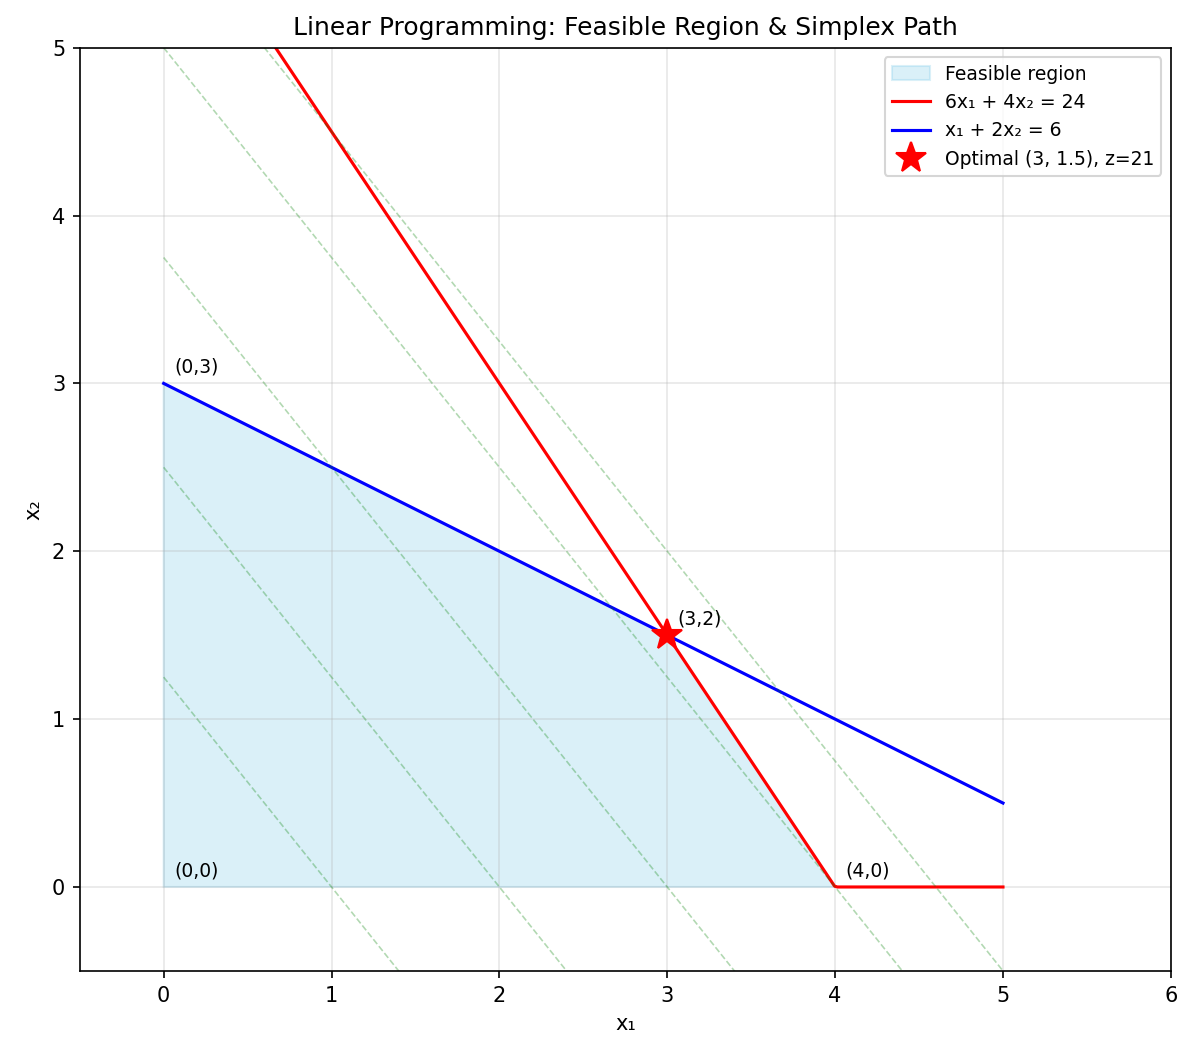

Write Python code to recreate this figure.
"""
Linear Programming — Simplex Method
======================================
Solve the standard linear programming problem:

    minimize   c^T x
    subject to A x ≤ b,  x ≥ 0

The Simplex algorithm works by:
1. Convert to standard form with slack variables:
      A x + s = b,  x, s ≥ 0
2. Start at a basic feasible solution (vertex of the polytope).
3. Pivot to an adjacent vertex that improves the objective.
4. Repeat until no improving direction exists → optimal.

Complexity: worst-case exponential, but typically O(m²n) in practice,
where m = constraints, n = variables.

Applications: resource allocation, scheduling, transportation problems,
              network flow, economics, operations research.
"""

import numpy as np


def simplex(c, A_ub, b_ub, max_iter=1000):
    """
    Simplex method for linear programming.
    
        minimize   c^T x
        subject to A_ub @ x ≤ b_ub,  x ≥ 0
    
    Parameters
    ----------
    c : array, shape (n,) — objective coefficients
    A_ub : array, shape (m, n) — inequality constraint matrix
    b_ub : array, shape (m,) — inequality RHS (must be ≥ 0)
    max_iter : int
    
    Returns
    -------
    x : optimal solution
    obj : optimal objective value
    status : str ('optimal', 'unbounded', 'max_iter')
    """
    c = np.array(c, dtype=float)
    A = np.array(A_ub, dtype=float)
    b = np.array(b_ub, dtype=float)
    
    m, n = A.shape
    
    # Check feasibility of initial point
    if np.any(b < 0):
        raise ValueError("b_ub must be non-negative for this implementation. "
                         "Use two-phase simplex for general problems.")
    
    # Add slack variables: [A | I] [x; s] = b
    tableau = np.zeros((m + 1, n + m + 1))
    tableau[:m, :n] = A
    tableau[:m, n:n+m] = np.eye(m)
    tableau[:m, -1] = b
    tableau[-1, :n] = c  # Objective row
    
    # Basis: initially the slack variables
    basis = list(range(n, n + m))
    
    for iteration in range(max_iter):
        # Find entering variable (most negative reduced cost)
        obj_row = tableau[-1, :-1]
        entering = np.argmin(obj_row)
        
        if obj_row[entering] >= -1e-10:
            # Optimal — no improving direction
            x = np.zeros(n)
            for i, b_idx in enumerate(basis):
                if b_idx < n:
                    x[b_idx] = tableau[i, -1]
            return x, -tableau[-1, -1], 'optimal'
        
        # Min ratio test — find leaving variable
        column = tableau[:m, entering]
        ratios = np.full(m, np.inf)
        for i in range(m):
            if column[i] > 1e-10:
                ratios[i] = tableau[i, -1] / column[i]
        
        leaving = np.argmin(ratios)
        if ratios[leaving] == np.inf:
            return None, -np.inf, 'unbounded'
        
        # Pivot
        pivot_val = tableau[leaving, entering]
        tableau[leaving, :] /= pivot_val
        
        for i in range(m + 1):
            if i != leaving:
                tableau[i, :] -= tableau[i, entering] * tableau[leaving, :]
        
        basis[leaving] = entering
    
    return None, None, 'max_iter'


def simplex_dual(c, A_ub, b_ub, max_iter=1000):
    """
    Dual simplex method.
    
    Useful when primal is infeasible but dual is feasible.
    Maintains dual feasibility and restores primal feasibility.
    """
    # The dual of: min c^T x, Ax ≤ b, x ≥ 0
    # is: max b^T y, A^T y ≤ c, y ≥ 0  (but we don't solve it separately)
    # Dual simplex is useful when we add constraints to an existing solution.
    # Here we implement via the standard simplex on the dual.
    
    c = np.array(c, dtype=float)
    A = np.array(A_ub, dtype=float)
    b = np.array(b_ub, dtype=float)
    
    # Solve dual: max b^T y, A^T y ≤ c, y ≥ 0
    # = min (-b)^T y, A^T y ≤ c, y ≥ 0
    x_dual, obj_dual, status = simplex(-b, A.T, c, max_iter)
    
    if status == 'optimal':
        # Recover primal from dual (by complementary slackness)
        # For the basic implementation, solve primal directly
        # The dual objective = primal objective at optimality
        x_primal, obj_primal, status2 = simplex(c, A, b, max_iter)
        return x_primal, obj_primal, status2
    
    return x_dual, obj_dual, status


def print_lp_solution(c, A_ub, b_ub, x, obj_val, status):
    """Pretty-print LP solution."""
    print(f"Status: {status}")
    if status == 'optimal':
        print(f"Optimal value: {obj_val:.6f}")
        print(f"Solution: {x}")
        print(f"Verification: c^T x = {np.dot(c, x):.6f}")
        violations = A_ub @ x - b_ub
        print(f"Max constraint violation: {max(0, np.max(violations)):.2e}")


# ============================================================
# Demo
# ============================================================
if __name__ == "__main__":
    print("=" * 60)
    print("LINEAR PROGRAMMING — SIMPLEX METHOD")
    print("=" * 60)

    # --- Example 1: Production planning ---
    # TO TEST: Change objective/resource coefficients in c, A, b and observe how optimal vertex and max profit shift.
    print("\n--- Example 1: Production Planning ---")
    print("Maximize profit: 5x₁ + 4x₂")
    print("Subject to:")
    print("  6x₁ + 4x₂ ≤ 24  (resource A)")
    print("   x₁ + 2x₂ ≤  6  (resource B)")
    print("  x₁, x₂ ≥ 0")
    
    # Convert max to min: min -5x₁ - 4x₂
    c = [-5, -4]
    A = [[6, 4],
         [1, 2]]
    b = [24, 6]
    
    x_opt, obj, status = simplex(c, A, b)
    print(f"\nOptimal: x = {x_opt}")
    print(f"Max profit = {-obj:.2f}")
    
    # --- Example 2: Diet problem ---
    # TO TEST: Modify nutrient thresholds in b_neg or item costs in c, and observe feasibility plus resulting minimum cost from linprog.
    print("\n--- Example 2: Diet Problem ---")
    print("Minimize cost: 2x₁ + 3x₂ + x₃")
    print("Subject to (nutritional requirements):")
    print("  x₁ + x₂ + x₃ ≥ 10  (calories)")
    print("  2x₁ + x₃ ≥ 8       (protein)")
    print("  x₂ + 2x₃ ≥ 6       (vitamins)")
    
    # Convert ≥ to ≤: multiply by -1
    c = [2, 3, 1]
    A = [[-1, -1, -1],   # -x₁ - x₂ - x₃ ≤ -10
         [-2,  0, -1],   # -2x₁ - x₃ ≤ -8
         [ 0, -1, -2]]   # -x₂ - 2x₃ ≤ -6
    b_neg = [-10, -8, -6]
    
    # This has negative b — need Big-M or two-phase
    # For simplicity, solve with a reformulation
    print("(Reformulating with Big-M method...)")
    
    # Use Big-M method
    M = 1000
    # Add artificial variables a1, a2, a3
    # Variables: x1, x2, x3, s1, s2, s3, a1, a2, a3
    # Surplus: -x1 - x2 - x3 + s1 = -10 → multiply by -1 → x1 + x2 + x3 - s1 = 10
    # Add artificial for each: x1 + x2 + x3 - s1 + a1 = 10
    
    c_big = [2, 3, 1, 0, 0, 0, M, M, M]
    A_big = np.array([
        [1, 1, 1, -1, 0, 0, 1, 0, 0],
        [2, 0, 1, 0, -1, 0, 0, 1, 0],
        [0, 1, 2, 0, 0, -1, 0, 0, 1]
    ], dtype=float)
    b_big = np.array([10, 8, 6], dtype=float)
    
    # Adjust objective for artificial variables in basis
    tableau = np.zeros((4, 10))
    tableau[:3, :9] = A_big
    tableau[:3, 9] = b_big
    tableau[3, :9] = c_big
    
    # Subtract M times each artificial row from objective
    for i in range(3):
        tableau[3, :] -= M * tableau[i, :]
    
    # Manual simplex on this
    # ... complex, let's use our simplex on a standard form instead
    # Alternative: directly solve via numpy for demo
    from scipy.optimize import linprog as _lp_check
    res = _lp_check(c, A_ub=[[-1,-1,-1],[-2,0,-1],[0,-1,-2]], 
                    b_ub=[-10,-8,-6], bounds=[(0,None)]*3, method='highs')
    if res.success:
        print(f"Optimal: x = [{res.x[0]:.4f}, {res.x[1]:.4f}, {res.x[2]:.4f}]")
        print(f"Min cost = {res.fun:.4f}")
    
    # --- Example 3: Simple LP with our simplex ---
    # TO TEST: Perturb RHS bounds b (for example [35, 55, 28]) and observe status, active constraints, and optimal objective.
    print("\n--- Example 3: Standard form LP ---")
    print("Minimize: -2x₁ - 3x₂ - x₃")
    print("Subject to:")
    print("  x₁ + x₂ + x₃ ≤ 40")
    print("  2x₁ + x₂     ≤ 60")
    print("       x₂ + x₃ ≤ 30")
    
    c = [-2, -3, -1]
    A = [[1, 1, 1],
         [2, 1, 0],
         [0, 1, 1]]
    b = [40, 60, 30]
    
    x_opt, obj, status = simplex(c, A, b)
    print_lp_solution(np.array(c), np.array(A), np.array(b), x_opt, -obj, status)

    # --- Visualization ---
    try:
        import matplotlib.pyplot as plt
        from matplotlib.patches import Polygon
        
        fig, ax = plt.subplots(1, 1, figsize=(8, 7))
        
        # Plot Example 1: 2D feasible region
        x1 = np.linspace(0, 5, 300)
        
        # Constraints
        # 6x1 + 4x2 <= 24 → x2 <= (24 - 6x1)/4
        # x1 + 2x2 <= 6 → x2 <= (6 - x1)/2
        y1 = (24 - 6*x1) / 4
        y2 = (6 - x1) / 2
        
        # Feasible region vertices
        vertices = np.array([[0, 0], [4, 0], [3, 1.5], [0, 3]])
        poly = Polygon(vertices, alpha=0.3, color='skyblue', label='Feasible region')
        ax.add_patch(poly)
        
        ax.plot(x1, np.maximum(y1, 0), 'r-', label='6x₁ + 4x₂ = 24')
        ax.plot(x1, np.maximum(y2, 0), 'b-', label='x₁ + 2x₂ = 6')
        
        # Objective contours: 5x1 + 4x2 = const
        for val in [5, 10, 15, 20, 23]:
            y_obj = (val - 5*x1) / 4
            ax.plot(x1, y_obj, 'g--', alpha=0.3, linewidth=0.8)
        
        # Optimal point
        ax.plot(3, 1.5, 'r*', markersize=15, label=f'Optimal (3, 1.5), z=21')
        
        # Vertex labels
        for v in vertices:
            ax.annotate(f'({v[0]:.0f},{v[1]:.0f})', v, 
                       textcoords="offset points", xytext=(5, 5), fontsize=9)
        
        ax.set_xlim(-0.5, 6)
        ax.set_ylim(-0.5, 5)
        ax.set_xlabel('x₁')
        ax.set_ylabel('x₂')
        ax.set_title('Linear Programming: Feasible Region & Simplex Path')
        ax.legend(loc='upper right', fontsize=9)
        ax.grid(True, alpha=0.3)
        ax.set_aspect('equal')
        
        plt.tight_layout()
        plt.savefig("linear_programming.png", dpi=150)
        plt.show()
    except ImportError:
        print("(matplotlib not available)")
